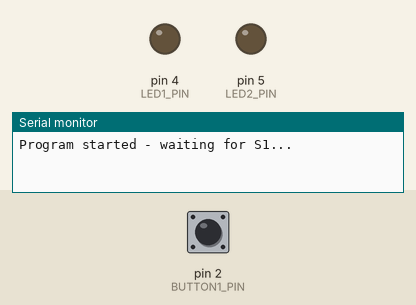
Bench run of a sketch on a simulated Arduino Uno, built with avr-gcc and run on an emulated ATmega328P. Shown: output pins drawn as LEDs (lit = HIGH), the last lines printed to the serial monitor. Inputs (shaded band) come from the test bench; at power-on: pin 2 (BUTTON1_PIN) HIGH.

Above: at 1.2 s.
1.3 s: pin 2 (BUTTON1_PIN) pulled LOW for 0.15 s
At 2.3 s:
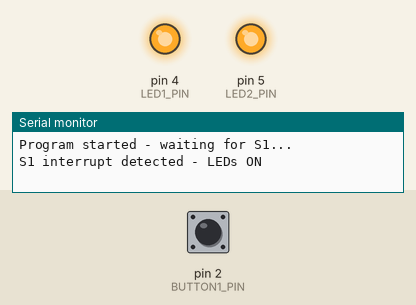
4.4 s: pin 2 (BUTTON1_PIN) pulled LOW for 1 s
At 8.1 s:
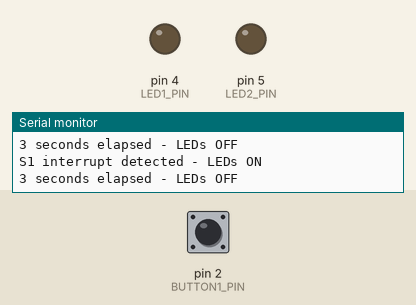
8.4 s: pin 2 (BUTTON1_PIN) pulled LOW for 3.2 s
At 8.9 s:
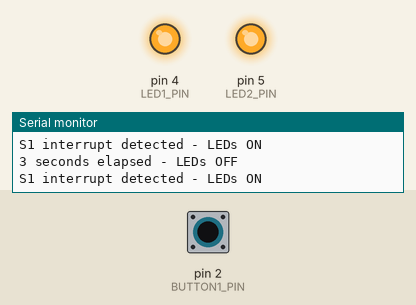
Timing chart, 0 to 12.9 s (numbered marks = the images above; inputs shaded):
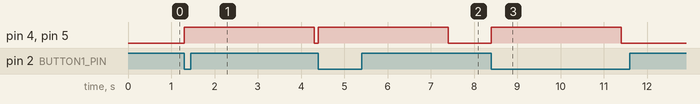

Measured:
- after the input at 1.3 s, pin 4 (LED1_PIN), pin 5 (LED2_PIN): LOW → HIGH at once, → LOW 3.0 s later
- after the input at 4.4 s, pin 4 (LED1_PIN), pin 5 (LED2_PIN): LOW → HIGH at once, → LOW 3.0 s later
- after the input at 8.4 s, pin 4 (LED1_PIN), pin 5 (LED2_PIN): LOW → HIGH at once, → LOW 3.0 s later

The sketch:

W04_EX4.ino
```cpp
// Exercise 4 - Interrupts (breadboard build)
// Author: Luke Griffin

const int BUTTON1_PIN = 2;                    // S1 on pin D2 (interrupt pin)
const int LED1_PIN = 4;                       // LED 1 on pin D4
const int LED2_PIN = 5;                       // LED 2 on pin D5

volatile bool s1Flag = false;                 // flag set by the ISR

void setup() {                                // runs once at power-on
  Serial.begin(9600);                         // open serial monitor (9600 baud)
  Serial.println("Program started - waiting for S1...");  // startup message
  pinMode(BUTTON1_PIN, INPUT_PULLUP);         // idle HIGH, pressed LOW
  pinMode(LED1_PIN, OUTPUT);                  // LED 1 pin is an output
  pinMode(LED2_PIN, OUTPUT);                  // LED 2 pin is an output
  digitalWrite(LED1_PIN, LOW);                // start with LED 1 off
  digitalWrite(LED2_PIN, LOW);                // start with LED 2 off
  // link the button to the ISR (fires on the HIGH->LOW press)
  attachInterrupt(digitalPinToInterrupt(BUTTON1_PIN), handleS1ISR, FALLING);  // attach ISR
}                                             // end of setup()

void loop() {                                 // repeats forever
  if (s1Flag) {                               // did the ISR fire?
    s1Flag = false;                           // clear the flag
    Serial.println("S1 interrupt detected - LEDs ON");  // print status
    digitalWrite(LED1_PIN, HIGH);             // turn LED 1 on
    digitalWrite(LED2_PIN, HIGH);             // turn LED 2 on
    delay(3000);                              // keep LEDs on for 3 s
    Serial.println("3 seconds elapsed - LEDs OFF");  // print status
    digitalWrite(LED1_PIN, LOW);              // turn LED 1 off
    digitalWrite(LED2_PIN, LOW);              // turn LED 2 off
  }                                           // end of if
  // main loop is otherwise idle
}                                             // end of loop()

void handleS1ISR() {                          // interrupt service routine
  s1Flag = true;                              // keep it short: set the flag
}                                             // end of ISR
```
